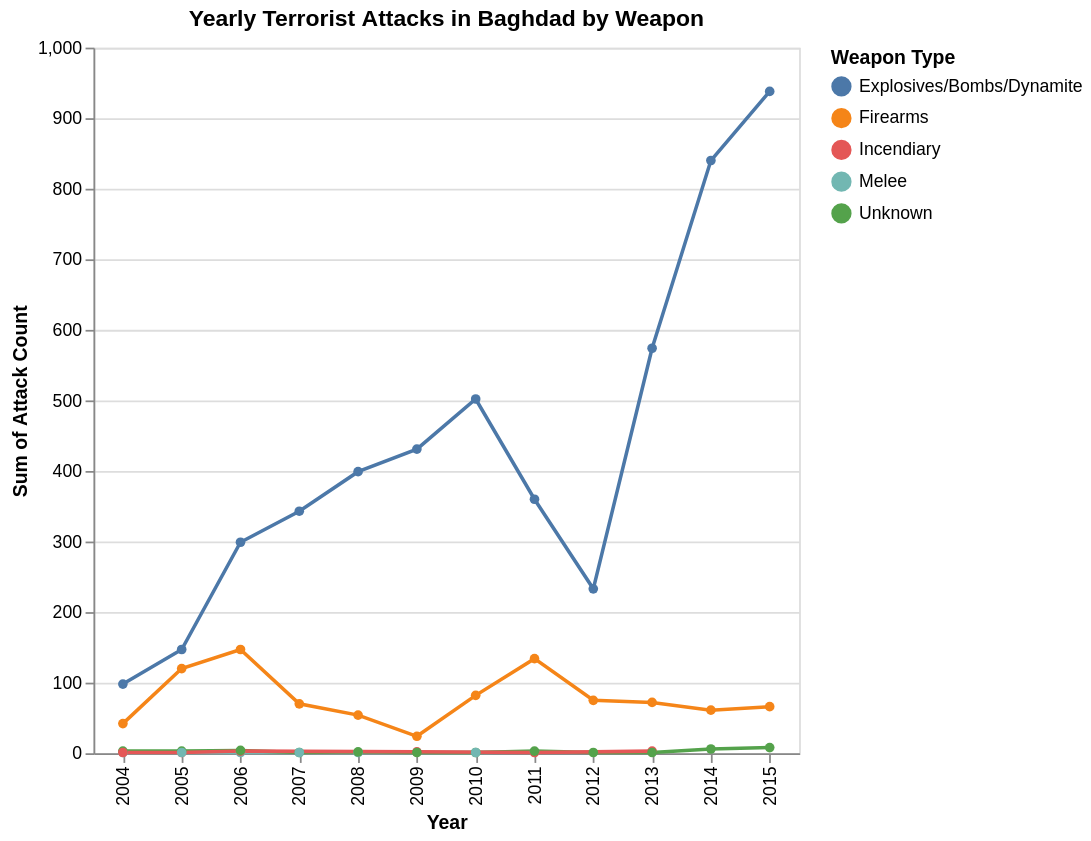

Specify this chart in Vega-Lite:
### Vega-Lite specification from a JSON file in a GitHub repository (floating-point values rounded to 4 significant figures; data arrays with more than 128 entries replaced by an {"elided": "..."} marker saying what was removed)
{"$schema": "https://vega.github.io/schema/vega-lite/v5.json", "title": "Yearly Terrorist Attacks in Baghdad by Weapon", "mark": {"type": "line", "point": true}, "encoding": {"x": {"type": "nominal", "field": "iyear", "axis": {"title": "Year"}}, "y": {"aggregate": "sum", "type": "quantitative", "field": "Attack Count"}, "color": {"type": "nominal", "field": "weaptype1_txt", "legend": {"title": "Weapon Type"}}}, "description": "multiSeriesLineChart", "width": 400, "height": 400, "data": {"values": {"elided": "6164 records"}, "format": {"parse": {"iyear": "number", "Attack Count": "number"}}}}
